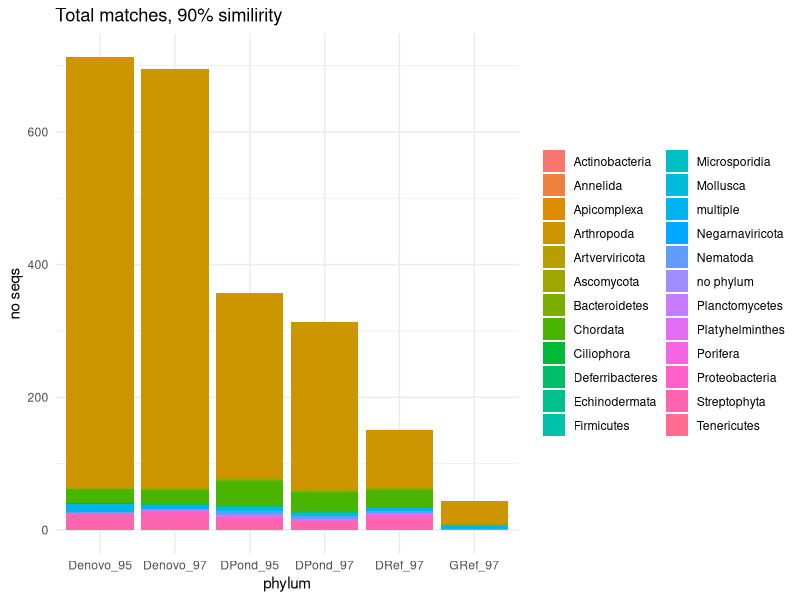
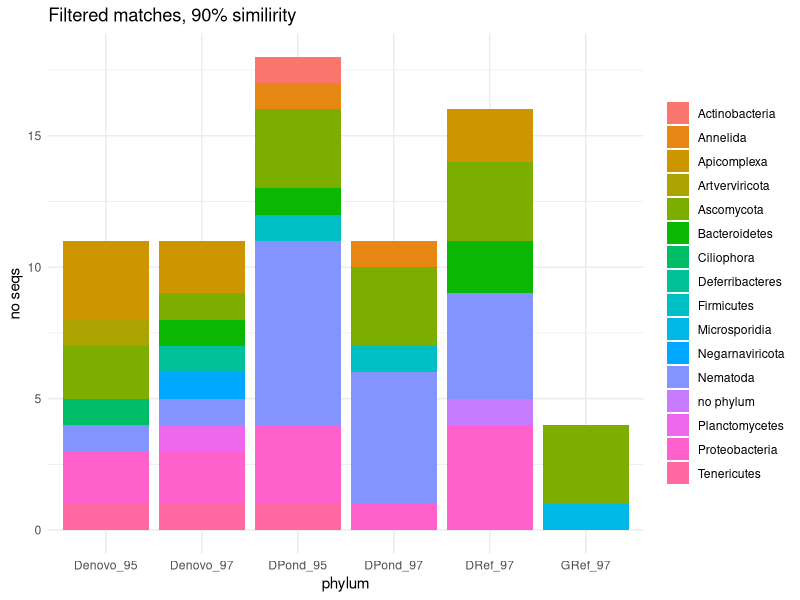

Write R code to recreate these figures, in order.
##RADSeq Microbiome results analysis script
##By Daniel E. Acosta
#Run from bin

library(ggplot2)
library(dplyr)
library(tidyr)


#Loading of the files from the blast matches with a similarity value of at least 90% and replace the column that identifies each sequence with the assembly title

tax <- read.table("../data/GrossmaniaRef_97_tax.txt", header= TRUE, sep = "")
tax$V1 <- "GRef_97"


tax1  <- read.table("../data/DPond_97_tax.txt", header= TRUE, sep = "")
tax1$V1 <- "DPond_97"

tax2 <-  read.table("../data/DPond_95_tax.txt", header= TRUE, sep = "")
tax2$V1 <- "DPond_95"

tax3 <- read.table("../data/DendroDenovo_97_tax.txt", header= TRUE, sep = "")
tax3$V1 <- "Denovo_97"


tax4  <- read.table("../data/DendroDenovo_95_tax.txt", header= TRUE, sep = "")
tax4$V1 <- "Denovo_95"

tax5 <-  read.table("../data/DendroRef_97_tax.txt", header= TRUE, sep = "")
tax5$V1 <- "DRef_97"


#Merge the rows of the tables to plot the complete data

taxx <- bind_rows(tax, tax1, tax2, tax3, tax4, tax5)


#Fix the data into a frequency matrix and plotting

o <- table(taxx$V1, taxx$V3)


a <-ggplot(taxx, aes (x = V1)) + geom_bar(aes(fill=V3)) +
  labs(x= "phylum", y="no seqs") + theme_minimal() 
a + theme(legend.title = element_blank())   + ggtitle ("Total matches, 90% similirity") 

#Filter the problematic data from the taxa and plotting

taxx_x <- taxx[!(taxx$V3 == "Arthropoda"| taxx$V3 == "Chordata" | taxx$V3 == "Echinodermata"| taxx$V3 == "Mollusca" | taxx$V3 == "Porifera" | taxx$V3 == "Platyhelminthes" | taxx$V3 == "Streptophyta"| taxx$V3 == "multiple"),]
                   

p <- table(taxx_x$V1, taxx_x$V3)  
p


b <-ggplot(taxx_x, aes (x = V1)) + geom_bar(aes(fill=V3) ) +
  labs(x= "phylum", y="no seqs") + theme_minimal() 
b + theme(legend.title = element_blank()) + ggtitle ("Filtered matches, 90% similirity")




